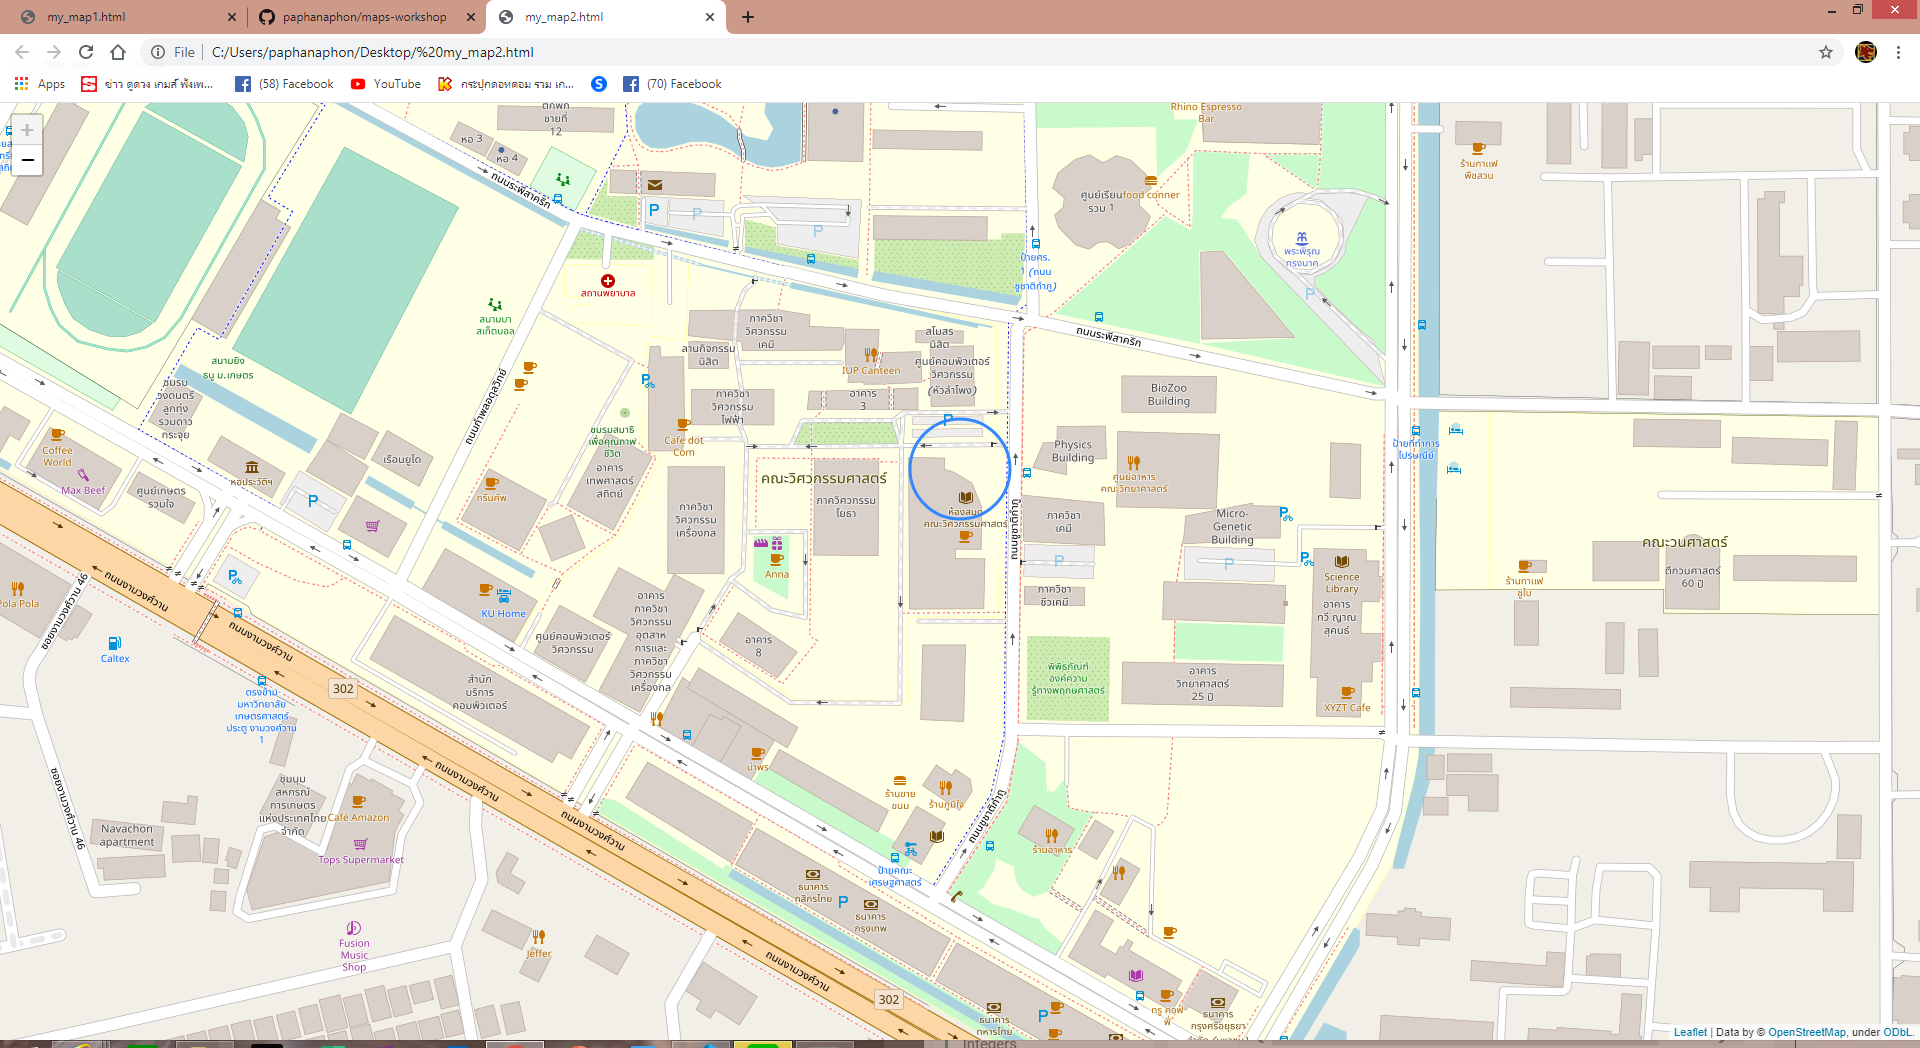

Write Python code to recreate this figure.
# import folium package 
import folium 
  
my_map2 = folium.Map(location = [13.845764,100.570189],
                                 zoom_start=20)
# CircleMarker with radius 
folium.CircleMarker(location =[13.845764,100.570189],
                          radius = 50, popup = 'ENG KU. ').add_to(my_map2) 
  
# save as html 
my_map2.save(" my_map2.html ") 


                
